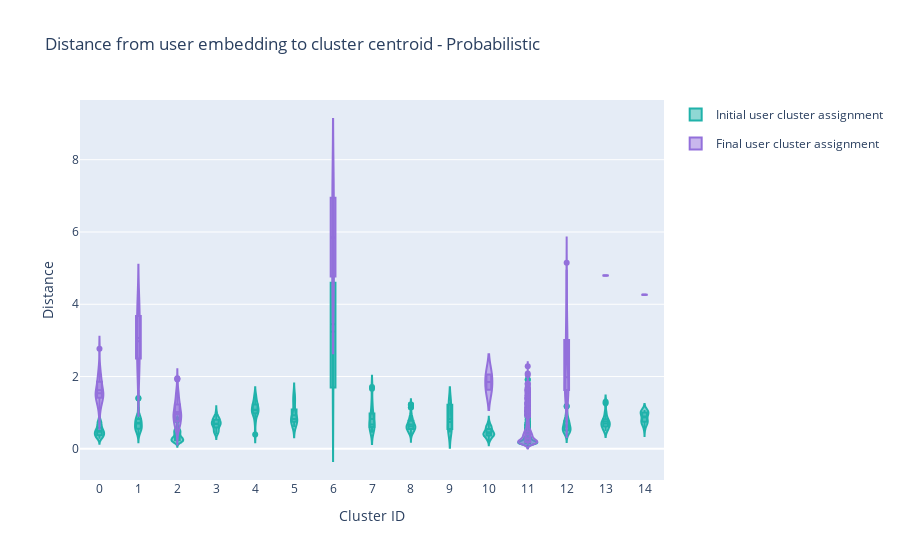

This figure's notebook cell:
### Code cell
fig = go.Figure()

t_initial, t_final = 1, 100

cluster_ids = [c for c in range(num_clusters)]
for clust_id in cluster_ids:
    # Plotting distribution of INITIAL user distance to INITIAL cluster by cluster
    # clust_counts_initial.append((clust_id, df[df.initial_cluster == clust_id].shape[0]))
    fig.add_trace(go.Violin(x=df['initial_cluster'][df['initial_cluster'] == clust_id],
                            y=df[f"t_{t_initial}"][df['initial_cluster'] == clust_id],
                            legendgroup=f"Initial",
                            name='Initial user cluster assignment',
                            box_visible=True,
                            line_color='lightseagreen',
                            meanline_visible=True,
                            showlegend=(clust_id==0),
                            text=f"{df[df.initial_cluster == clust_id].shape[0]} users"
                            ))
    # Plotting distribution of FINAL user distance to FINAL cluster 
    # clust_counts_final.append((clust_id, df[df.final_cluster == clust_id].shape[0]))
    fig.add_trace(go.Violin(x=df['final_cluster'][df['final_cluster'] == clust_id],
                            y=df[f"t_{t_final}"][df['final_cluster'] == clust_id],
                            legendgroup='Final',
                            name=f"Final user cluster assignment",
                            box_visible=True,
                            line_color='mediumpurple',
                            meanline_visible=True,
                            showlegend=(clust_id==0)
                            ))
# fig.update_layout(violinmode='group')
fig.update_layout(
    title=f"Distance from user embedding to cluster centroid - {model_names_readable[model]}",
    xaxis_title="Cluster ID",
    yaxis_title="Distance",
    # legend_title="Cluster assignment before v. after ",
    xaxis = dict(ticktext=cluster_ids, tick0=0, dtick=1),
    # legend=dict(yanchor="top", y=0.99, xanchor="left", x=0.01)
)
fig.show()

### Figure 1 — Plotly figure (JSON) as saved in the notebook; plotly's stock layout.template omitted (floating-point values rounded to 4 significant figures; data arrays with more than 128 entries replaced by an {"elided": "..."} marker saying what was removed)
{"data": [{"box": {"visible": true}, "legendgroup": "Initial", "line": {"color": "lightseagreen"}, "meanline": {"visible": true}, "name": "Initial user cluster assignment", "showlegend": true, "text": "60 users", "type": "violin", "x": [0, 0, 0, 0, 0, 0, 0, 0, 0, 0, 0, 0, 0, 0, 0, 0, 0, 0, 0, 0, 0, 0, 0, 0, 0, 0, 0, 0, 0, 0, 0, 0, 0, 0, 0, 0, 0, 0, 0, 0, 0, 0, 0, 0, 0, 0, 0, 0, 0, 0, 0, 0, 0, 0, 0, 0, 0, 0, 0, 0], "y": [0.7455, 0.3904, 0.3668, 0.6373, 0.659, 0.5338, 0.4669, 0.7355, 0.3256, 0.5407, 0.7015, 0.3328, 0.5798, 0.4817, 0.4213, 0.8214, 0.4808, 0.3715, 0.7319, 0.4955, 0.5746, 0.3342, 0.3822, 0.3956, 0.2903, 0.4353, 0.5079, 0.4513, 0.4599, 0.3398, 0.7459, 0.3668, 0.3496, 0.6435, 0.6254, 0.5796, 0.4344, 0.7216, 0.2811, 0.5371, 0.7021, 0.3015, 0.5833, 0.4889, 0.4501, 0.8424, 0.4782, 0.3507, 0.7268, 0.4677, 0.5624, 0.3142, 0.3862, 0.4009, 0.2937, 0.4378, 0.4828, 0.4837, 0.4259, 0.3488]}, {"box": {"visible": true}, "legendgroup": "Final", "line": {"color": "mediumpurple"}, "meanline": {"visible": true}, "name": "Final user cluster assignment", "showlegend": true, "type": "violin", "x": [0, 0, 0, 0, 0, 0, 0, 0, 0, 0, 0, 0, 0, 0, 0, 0, 0, 0, 0, 0, 0, 0, 0, 0, 0, 0, 0, 0, 0, 0, 0, 0, 0, 0, 0, 0, 0, 0, 0], "y": [0.8903, 1.623, 1.478, 1.663, 1.409, 1.518, 2.009, 1.497, 1.912, 1.834, 1.801, 1.162, 1.539, 1.645, 1.408, 1.466, 1.89, 1.082, 1.484, 2.771, 1.435, 2.024, 2.315, 1.675, 1.43, 1.206, 1.609, 1.22, 2.148, 1.32, 1.862, 1.676, 1.464, 1.514, 2.205, 1.92, 1.588, 1.279, 1.327]}, {"box": {"visible": true}, "legendgroup": "Initial", "line": {"color": "lightseagreen"}, "meanline": {"visible": true}, "name": "Initial user cluster assignment", "showlegend": false, "text": "48 users", "type": "violin", "x": [1, 1, 1, 1, 1, 1, 1, 1, 1, 1, 1, 1, 1, 1, 1, 1, 1, 1, 1, 1, 1, 1, 1, 1, 1, 1, 1, 1, 1, 1, 1, 1, 1, 1, 1, 1, 1, 1, 1, 1, 1, 1, 1, 1, 1, 1, 1, 1], "y": [1.407, 0.5322, 0.6281, 0.5385, 0.9091, 0.5185, 0.575, 0.7605, 0.7392, 0.3781, 0.6454, 0.8984, 0.8019, 0.6926, 0.5164, 0.5952, 0.6102, 0.7039, 0.7433, 1.13, 0.8706, 0.8627, 0.8222, 0.4008, 1.393, 0.5576, 0.6125, 0.5469, 0.9084, 0.5222, 0.5538, 0.7192, 0.7345, 0.4558, 0.6523, 0.866, 0.8126, 0.6716, 0.5026, 0.5768, 0.6107, 0.7161, 0.7262, 1.158, 0.8621, 0.8313, 0.7985, 0.4344]}, {"box": {"visible": true}, "legendgroup": "Final", "line": {"color": "mediumpurple"}, "meanline": {"visible": true}, "name": "Final user cluster assignment", "showlegend": false, "type": "violin", "x": [1, 1, 1, 1, 1, 1, 1, 1, 1], "y": [3.847, 1.916, 2.977, 3.619, 4.095, 3.441, 2.374, 2.546, 2.786]}, {"box": {"visible": true}, "legendgroup": "Initial", "line": {"color": "lightseagreen"}, "meanline": {"visible": true}, "name": "Initial user cluster assignment", "showlegend": false, "text": "298 users", "type": "violin", "x": {"elided": "298 int values"}, "y": {"elided": "298 float values"}}, {"box": {"visible": true}, "legendgroup": "Final", "line": {"color": "mediumpurple"}, "meanline": {"visible": true}, "name": "Final user cluster assignment", "showlegend": false, "type": "violin", "x": {"elided": "200 int values"}, "y": {"elided": "200 float values"}}, {"box": {"visible": true}, "legendgroup": "Initial", "line": {"color": "lightseagreen"}, "meanline": {"visible": true}, "name": "Initial user cluster assignment", "showlegend": false, "text": "72 users", "type": "violin", "x": [3, 3, 3, 3, 3, 3, 3, 3, 3, 3, 3, 3, 3, 3, 3, 3, 3, 3, 3, 3, 3, 3, 3, 3, 3, 3, 3, 3, 3, 3, 3, 3, 3, 3, 3, 3, 3, 3, 3, 3, 3, 3, 3, 3, 3, 3, 3, 3, 3, 3, 3, 3, 3, 3, 3, 3, 3, 3, 3, 3, 3, 3, 3, 3, 3, 3, 3, 3, 3, 3, 3, 3], "y": [0.8364, 0.4855, 0.5437, 0.8568, 0.5417, 0.7201, 0.7715, 0.8245, 0.4994, 0.7858, 0.5942, 0.6861, 0.8732, 0.6777, 0.9248, 1.008, 0.7117, 0.6217, 0.8829, 0.7909, 0.6833, 0.6202, 0.4102, 0.7054, 0.6803, 0.7409, 0.4128, 0.7571, 0.7145, 0.4672, 0.7218, 0.6003, 0.4348, 0.7364, 0.6719, 0.8628, 0.8064, 0.4873, 0.4599, 0.8914, 0.5528, 0.6704, 0.826, 0.8727, 0.4697, 0.8162, 0.6086, 0.7653, 0.8747, 0.6743, 0.9224, 1.044, 0.766, 0.4913, 0.8297, 0.7037, 0.5855, 0.6115, 0.4766, 0.7063, 0.6908, 0.7137, 0.4787, 0.753, 0.8068, 0.5014, 0.6463, 0.682, 0.4372, 0.6581, 0.689, 0.8014]}, {"box": {"visible": true}, "legendgroup": "Final", "line": {"color": "mediumpurple"}, "meanline": {"visible": true}, "name": "Final user cluster assignment", "showlegend": false, "type": "violin", "x": [], "y": []}, {"box": {"visible": true}, "legendgroup": "Initial", "line": {"color": "lightseagreen"}, "meanline": {"visible": true}, "name": "Initial user cluster assignment", "showlegend": false, "text": "18 users", "type": "violin", "x": [4, 4, 4, 4, 4, 4, 4, 4, 4, 4, 4, 4, 4, 4, 4, 4, 4, 4], "y": [1.043, 1.056, 1.138, 0.7362, 0.892, 1.489, 1.229, 1.073, 1.034, 0.9874, 1.208, 1.17, 0.3971, 0.9732, 1.436, 1.311, 1.276, 1.039]}, {"box": {"visible": true}, "legendgroup": "Final", "line": {"color": "mediumpurple"}, "meanline": {"visible": true}, "name": "Final user cluster assignment", "showlegend": false, "type": "violin", "x": [], "y": []}, {"box": {"visible": true}, "legendgroup": "Initial", "line": {"color": "lightseagreen"}, "meanline": {"visible": true}, "name": "Initial user cluster assignment", "showlegend": false, "text": "24 users", "type": "violin", "x": [5, 5, 5, 5, 5, 5, 5, 5, 5, 5, 5, 5, 5, 5, 5, 5, 5, 5, 5, 5, 5, 5, 5, 5], "y": [0.7452, 1.217, 0.7594, 0.8022, 0.7533, 0.656, 0.9598, 0.8174, 1.488, 1.35, 0.7335, 0.8777, 0.794, 1.216, 0.8067, 0.8669, 0.6091, 0.6036, 0.951, 0.8347, 1.529, 1.377, 0.7258, 0.8529]}, {"box": {"visible": true}, "legendgroup": "Final", "line": {"color": "mediumpurple"}, "meanline": {"visible": true}, "name": "Final user cluster assignment", "showlegend": false, "type": "violin", "x": [], "y": []}, {"box": {"visible": true}, "legendgroup": "Initial", "line": {"color": "lightseagreen"}, "meanline": {"visible": true}, "name": "Initial user cluster assignment", "showlegend": false, "text": "6 users", "type": "violin", "x": [6, 6, 6, 6, 6, 6], "y": [4.638, 3.445, 1.7, 4.597, 3.444, 1.632]}, {"box": {"visible": true}, "legendgroup": "Final", "line": {"color": "mediumpurple"}, "meanline": {"visible": true}, "name": "Final user cluster assignment", "showlegend": false, "type": "violin", "x": [6, 6, 6, 6], "y": [7.097, 4.672, 4.869, 6.793]}, {"box": {"visible": true}, "legendgroup": "Initial", "line": {"color": "lightseagreen"}, "meanline": {"visible": true}, "name": "Initial user cluster assignment", "showlegend": false, "text": "24 users", "type": "violin", "x": [7, 7, 7, 7, 7, 7, 7, 7, 7, 7, 7, 7, 7, 7, 7, 7, 7, 7, 7, 7, 7, 7, 7, 7], "y": [0.89, 1.026, 0.5534, 1.266, 0.6475, 1.71, 0.6642, 0.6469, 0.5084, 0.7948, 0.82, 0.4474, 0.9661, 0.9952, 0.5699, 1.25, 0.6638, 1.662, 0.6444, 0.6363, 0.4863, 0.8326, 0.6857, 0.5115]}, {"box": {"visible": true}, "legendgroup": "Final", "line": {"color": "mediumpurple"}, "meanline": {"visible": true}, "name": "Final user cluster assignment", "showlegend": false, "type": "violin", "x": [], "y": []}, {"box": {"visible": true}, "legendgroup": "Initial", "line": {"color": "lightseagreen"}, "meanline": {"visible": true}, "name": "Initial user cluster assignment", "showlegend": false, "text": "98 users", "type": "violin", "x": [8, 8, 8, 8, 8, 8, 8, 8, 8, 8, 8, 8, 8, 8, 8, 8, 8, 8, 8, 8, 8, 8, 8, 8, 8, 8, 8, 8, 8, 8, 8, 8, 8, 8, 8, 8, 8, 8, 8, 8, 8, 8, 8, 8, 8, 8, 8, 8, 8, 8, 8, 8, 8, 8, 8, 8, 8, 8, 8, 8, 8, 8, 8, 8, 8, 8, 8, 8, 8, 8, 8, 8, 8, 8, 8, 8, 8, 8, 8, 8, 8, 8, 8, 8, 8, 8, 8, 8, 8, 8, 8, 8, 8, 8, 8, 8, 8, 8], "y": [0.7852, 0.8028, 1.221, 0.4514, 0.396, 0.5909, 0.6607, 0.6929, 0.5829, 0.8198, 0.748, 0.6711, 0.9587, 0.4683, 1.218, 0.4992, 0.5556, 0.6019, 0.8814, 0.9999, 0.5503, 0.5622, 0.5135, 0.5895, 0.4949, 0.59, 0.576, 0.431, 0.4535, 0.6482, 0.5556, 0.7379, 0.5403, 0.6524, 0.7994, 0.6104, 1.153, 0.8561, 0.7474, 0.5208, 0.6865, 0.6717, 0.8795, 0.58, 0.6071, 0.4733, 0.8016, 0.6951, 0.5822, 0.7959, 0.8138, 1.202, 0.4298, 0.415, 0.5938, 0.6151, 0.6925, 0.626, 0.8245, 0.6964, 0.7071, 0.9436, 0.4367, 1.227, 0.4458, 0.5847, 0.6292, 0.9073, 1.0, 0.5255, 0.5482, 0.4661, 0.6088, 0.5197, 0.5654, 0.582, 0.338, 0.5352, 0.6511, 0.56, 0.6747, 0.4602, 0.6505, 0.7808, 0.6528, 1.145, 0.876, 0.7452, 0.5721, 0.6627, 0.6446, 0.8299, 0.5443, 0.6248, 0.4714, 0.7012, 0.7087, 0.6222]}, {"box": {"visible": true}, "legendgroup": "Final", "line": {"color": "mediumpurple"}, "meanline": {"visible": true}, "name": "Final user cluster assignment", "showlegend": false, "type": "violin", "x": [], "y": []}, {"box": {"visible": true}, "legendgroup": "Initial", "line": {"color": "lightseagreen"}, "meanline": {"visible": true}, "name": "Initial user cluster assignment", "showlegend": false, "text": "12 users", "type": "violin", "x": [9, 9, 9, 9, 9, 9, 9, 9, 9, 9, 9, 9], "y": [0.7553, 1.262, 0.7323, 1.281, 0.4912, 0.5607, 0.5943, 1.258, 0.7976, 1.184, 0.5407, 0.4551]}, {"box": {"visible": true}, "legendgroup": "Final", "line": {"color": "mediumpurple"}, "meanline": {"visible": true}, "name": "Final user cluster assignment", "showlegend": false, "type": "violin", "x": [], "y": []}, {"box": {"visible": true}, "legendgroup": "Initial", "line": {"color": "lightseagreen"}, "meanline": {"visible": true}, "name": "Initial user cluster assignment", "showlegend": false, "text": "116 users", "type": "violin", "x": [10, 10, 10, 10, 10, 10, 10, 10, 10, 10, 10, 10, 10, 10, 10, 10, 10, 10, 10, 10, 10, 10, 10, 10, 10, 10, 10, 10, 10, 10, 10, 10, 10, 10, 10, 10, 10, 10, 10, 10, 10, 10, 10, 10, 10, 10, 10, 10, 10, 10, 10, 10, 10, 10, 10, 10, 10, 10, 10, 10, 10, 10, 10, 10, 10, 10, 10, 10, 10, 10, 10, 10, 10, 10, 10, 10, 10, 10, 10, 10, 10, 10, 10, 10, 10, 10, 10, 10, 10, 10, 10, 10, 10, 10, 10, 10, 10, 10, 10, 10, 10, 10, 10, 10, 10, 10, 10, 10, 10, 10, 10, 10, 10, 10, 10, 10], "y": [0.5499, 0.2036, 0.2839, 0.4907, 0.6028, 0.3866, 0.3301, 0.4324, 0.4921, 0.2531, 0.413, 0.3813, 0.3496, 0.4321, 0.362, 0.4667, 0.2216, 0.2956, 0.3857, 0.369, 0.3742, 0.7539, 0.6212, 0.7373, 0.6218, 0.4146, 0.4588, 0.3843, 0.4358, 0.4908, 0.4606, 0.4918, 0.5643, 0.484, 0.4375, 0.6677, 0.3435, 0.5287, 0.442, 0.6573, 0.3079, 0.5291, 0.3586, 0.4307, 0.4515, 0.4041, 0.3289, 0.367, 0.5766, 0.5176, 0.573, 0.6694, 0.3039, 0.3467, 0.2673, 0.5653, 0.6859, 0.6193, 0.5183, 0.2057, 0.3021, 0.4987, 0.608, 0.3762, 0.338, 0.4209, 0.5476, 0.2902, 0.4039, 0.3993, 0.3121, 0.4218, 0.3596, 0.4492, 0.2497, 0.2509, 0.4119, 0.3693, 0.4053, 0.7796, 0.6553, 0.7344, 0.6076, 0.4057, 0.4658, 0.3868, 0.4338, 0.5185, 0.4764, 0.5161, 0.5459, 0.4682, 0.4393, 0.6186, 0.3775, 0.5367, 0.4252, 0.6391, 0.2868, 0.5698, 0.366, 0.442, 0.4148, 0.3967, 0.3209, 0.3865, 0.6009, 0.4693, 0.6071, 0.679, 0.3671, 0.3615, 0.247, 0.6165, 0.6718, 0.5917]}, {"box": {"visible": true}, "legendgroup": "Final", "line": {"color": "mediumpurple"}, "meanline": {"visible": true}, "name": "Final user cluster assignment", "showlegend": false, "type": "violin", "x": [10, 10], "y": [1.633, 2.06]}, {"box": {"visible": true}, "legendgroup": "Initial", "line": {"color": "lightseagreen"}, "meanline": {"visible": true}, "name": "Initial user cluster assignment", "showlegend": false, "text": "998 users", "type": "violin", "x": {"elided": "998 int values"}, "y": {"elided": "998 float values"}}, {"box": {"visible": true}, "legendgroup": "Final", "line": {"color": "mediumpurple"}, "meanline": {"visible": true}, "name": "Final user cluster assignment", "showlegend": false, "type": "violin", "x": {"elided": "1432 int values"}, "y": {"elided": "1432 float values"}}, {"box": {"visible": true}, "legendgroup": "Initial", "line": {"color": "lightseagreen"}, "meanline": {"visible": true}, "name": "Initial user cluster assignment", "showlegend": false, "text": "58 users", "type": "violin", "x": [12, 12, 12, 12, 12, 12, 12, 12, 12, 12, 12, 12, 12, 12, 12, 12, 12, 12, 12, 12, 12, 12, 12, 12, 12, 12, 12, 12, 12, 12, 12, 12, 12, 12, 12, 12, 12, 12, 12, 12, 12, 12, 12, 12, 12, 12, 12, 12, 12, 12, 12, 12, 12, 12, 12, 12, 12, 12], "y": [0.7608, 0.4635, 0.436, 0.4844, 0.5284, 0.6333, 0.3639, 0.8401, 0.433, 0.6643, 0.6789, 0.6972, 0.5475, 0.8195, 0.8203, 0.5338, 0.5662, 0.8047, 1.182, 0.9882, 0.5409, 0.5584, 0.6401, 0.5821, 0.4978, 0.6942, 0.5388, 1.006, 0.4157, 0.7341, 0.4692, 0.4864, 0.5077, 0.5476, 0.6791, 0.4092, 0.8365, 0.4574, 0.7243, 0.682, 0.7042, 0.5197, 0.8028, 0.8368, 0.5397, 0.5672, 0.7809, 1.172, 0.9396, 0.6269, 0.501, 0.6262, 0.5964, 0.5007, 0.6934, 0.5616, 0.9799, 0.4117]}, {"box": {"visible": true}, "legendgroup": "Final", "line": {"color": "mediumpurple"}, "meanline": {"visible": true}, "name": "Final user cluster assignment", "showlegend": false, "type": "violin", "x": {"elided": "198 int values"}, "y": {"elided": "198 float values"}}, {"box": {"visible": true}, "legendgroup": "Initial", "line": {"color": "lightseagreen"}, "meanline": {"visible": true}, "name": "Initial user cluster assignment", "showlegend": false, "text": "22 users", "type": "violin", "x": [13, 13, 13, 13, 13, 13, 13, 13, 13, 13, 13, 13, 13, 13, 13, 13, 13, 13, 13, 13, 13, 13], "y": [0.698, 0.6212, 0.6949, 0.6423, 0.9924, 0.6986, 1.304, 0.8389, 0.5528, 0.7892, 0.5651, 0.6998, 0.4952, 0.6984, 0.6602, 0.9867, 0.7905, 1.26, 0.8218, 0.5118, 0.7709, 0.5935]}, {"box": {"visible": true}, "legendgroup": "Final", "line": {"color": "mediumpurple"}, "meanline": {"visible": true}, "name": "Final user cluster assignment", "showlegend": false, "type": "violin", "x": [13], "y": [4.795]}, {"box": {"visible": true}, "legendgroup": "Initial", "line": {"color": "lightseagreen"}, "meanline": {"visible": true}, "name": "Initial user cluster assignment", "showlegend": false, "text": "32 users", "type": "violin", "x": [14, 14, 14, 14, 14, 14, 14, 14, 14, 14, 14, 14, 14, 14, 14, 14, 14, 14, 14, 14, 14, 14, 14, 14, 14, 14, 14, 14, 14, 14, 14, 14], "y": [0.9452, 1.003, 0.766, 0.9434, 0.7815, 1.045, 0.5225, 1.051, 1.073, 1.057, 0.6321, 0.9794, 0.722, 0.8874, 0.7716, 0.7059, 0.9645, 1.015, 0.7925, 0.8596, 0.7425, 1.052, 0.6706, 1.052, 1.06, 0.9743, 0.762, 0.9816, 0.6309, 0.9074, 0.7736, 0.7283]}, {"box": {"visible": true}, "legendgroup": "Final", "line": {"color": "mediumpurple"}, "meanline": {"visible": true}, "name": "Final user cluster assignment", "showlegend": false, "type": "violin", "x": [14], "y": [4.265]}, {"box": {"visible": true}, "legendgroup": "Initial", "line": {"color": "lightseagreen"}, "meanline": {"visible": true}, "name": "Initial user cluster assignment", "showlegend": false, "text": "0 users", "type": "violin", "x": [], "y": []}, {"box": {"visible": true}, "legendgroup": "Final", "line": {"color": "mediumpurple"}, "meanline": {"visible": true}, "name": "Final user cluster assignment", "showlegend": false, "type": "violin", "x": [], "y": []}, {"box": {"visible": true}, "legendgroup": "Initial", "line": {"color": "lightseagreen"}, "meanline": {"visible": true}, "name": "Initial user cluster assignment", "showlegend": false, "text": "0 users", "type": "violin", "x": [], "y": []}, {"box": {"visible": true}, "legendgroup": "Final", "line": {"color": "mediumpurple"}, "meanline": {"visible": true}, "name": "Final user cluster assignment", "showlegend": false, "type": "violin", "x": [], "y": []}, {"box": {"visible": true}, "legendgroup": "Initial", "line": {"color": "lightseagreen"}, "meanline": {"visible": true}, "name": "Initial user cluster assignment", "showlegend": false, "text": "0 users", "type": "violin", "x": [], "y": []}, {"box": {"visible": true}, "legendgroup": "Final", "line": {"color": "mediumpurple"}, "meanline": {"visible": true}, "name": "Final user cluster assignment", "showlegend": false, "type": "violin", "x": [], "y": []}, {"box": {"visible": true}, "legendgroup": "Initial", "line": {"color": "lightseagreen"}, "meanline": {"visible": true}, "name": "Initial user cluster assignment", "showlegend": false, "text": "0 users", "type": "violin", "x": [], "y": []}, {"box": {"visible": true}, "legendgroup": "Final", "line": {"color": "mediumpurple"}, "meanline": {"visible": true}, "name": "Final user cluster assignment", "showlegend": false, "type": "violin", "x": [], "y": []}, {"box": {"visible": true}, "legendgroup": "Initial", "line": {"color": "lightseagreen"}, "meanline": {"visible": true}, "name": "Initial user cluster assignment", "showlegend": false, "text": "0 users", "type": "violin", "x": [], "y": []}, {"box": {"visible": true}, "legendgroup": "Final", "line": {"color": "mediumpurple"}, "meanline": {"visible": true}, "name": "Final user cluster assignment", "showlegend": false, "type": "violin", "x": [], "y": []}, {"box": {"visible": true}, "legendgroup": "Initial", "line": {"color": "lightseagreen"}, "meanline": {"visible": true}, "name": "Initial user cluster assignment", "showlegend": false, "text": "0 users", "type": "violin", "x": [], "y": []}, {"box": {"visible": true}, "legendgroup": "Final", "line": {"color": "mediumpurple"}, "meanline": {"visible": true}, "name": "Final user cluster assignment", "showlegend": false, "type": "violin", "x": [], "y": []}, {"box": {"visible": true}, "legendgroup": "Initial", "line": {"color": "lightseagreen"}, "meanline": {"visible": true}, "name": "Initial user cluster assignment", "showlegend": false, "text": "0 users", "type": "violin", "x": [], "y": []}, {"box": {"visible": true}, "legendgroup": "Final", "line": {"color": "mediumpurple"}, "meanline": {"visible": true}, "name": "Final user cluster assignment", "showlegend": false, "type": "violin", "x": [], "y": []}, {"box": {"visible": true}, "legendgroup": "Initial", "line": {"color": "lightseagreen"}, "meanline": {"visible": true}, "name": "Initial user cluster assignment", "showlegend": false, "text": "0 users", "type": "violin", "x": [], "y": []}, {"box": {"visible": true}, "legendgroup": "Final", "line": {"color": "mediumpurple"}, "meanline": {"visible": true}, "name": "Final user cluster assignment", "showlegend": false, "type": "violin", "x": [], "y": []}, {"box": {"visible": true}, "legendgroup": "Initial", "line": {"color": "lightseagreen"}, "meanline": {"visible": true}, "name": "Initial user cluster assignment", "showlegend": false, "text": "0 users", "type": "violin", "x": [], "y": []}, {"box": {"visible": true}, "legendgroup": "Final", "line": {"color": "mediumpurple"}, "meanline": {"visible": true}, "name": "Final user cluster assignment", "showlegend": false, "type": "violin", "x": [], "y": []}, {"box": {"visible": true}, "legendgroup": "Initial", "line": {"color": "lightseagreen"}, "meanline": {"visible": true}, "name": "Initial user cluster assignment", "showlegend": false, "text": "0 users", "type": "violin", "x": [], "y": []}, {"box": {"visible": true}, "legendgroup": "Final", "line": {"color": "mediumpurple"}, "meanline": {"visible": true}, "name": "Final user cluster assignment", "showlegend": false, "type": "violin", "x": [], "y": []}], "layout": {"title": {"text": "Distance from user embedding to cluster centroid - Probabilistic"}, "xaxis": {"dtick": 1, "tick0": 0, "ticktext": [0, 1, 2, 3, 4, 5, 6, 7, 8, 9, 10, 11, 12, 13, 14, 15, 16, 17, 18, 19, 20, 21, 22, 23, 24], "title": {"text": "Cluster ID"}}, "yaxis": {"title": {"text": "Distance"}}}}
